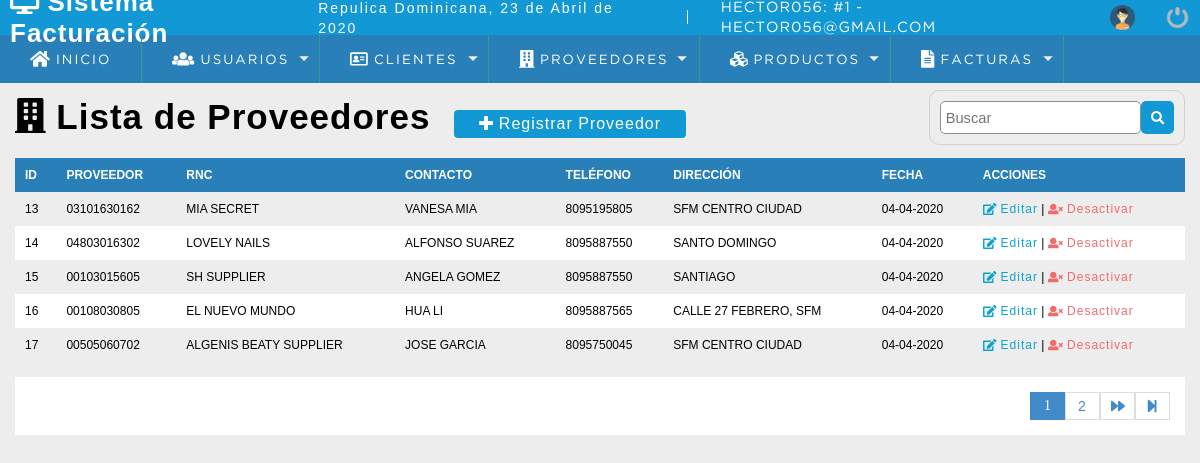
/sistema/lista_proveedor.php (signed in), run on the app's committed database.
### tables this page shows
CREATE TABLE `proveedor` (
  `codproveedor` int(11) NOT NULL,
  `proveedor` varchar(100) NOT NULL,
  `rnc` varchar(15) NOT NULL,
  `contacto` varchar(100) DEFAULT NULL,
  `telefono` bigint(11) NOT NULL,
  `direccion` text NOT NULL,
  `date_add` datetime NOT NULL DEFAULT current_timestamp(),
  `usuario_id` int(11) NOT NULL,
  `estatus` int(11) NOT NULL DEFAULT 1
);

### sistema/lista_proveedor.php (the view, shortened to what this page needs)
<?php
include "../conexion.php";
?>
<!DOCTYPE html>
<html lang="en">
<head>
		<?php include "includes/scripts.php";?>
</head>
<body>
		<?php include "includes/header.php";?>
	<section id="container">
		<h1><i class="fas fa-building"></i> Lista de Proveedores</h1>
		<a href="registro_proveedor.php" class="btn_new"><i class="fas fa-plus"></i> Registrar Proveedor</a>
		<form action="buscar_proveedor.php" method="get" class="formulario_buscar">
			<input type="text" name="busqueda" id="busqueda" placeholder="Buscar">
			<button type="submit"class="btn_buscar"> <i class="fas fa-search"></i></button>
		</form>
		<table>
			<tr>
				<th>ID</th>
				<th>PROVEEDOR</th>
				<th>RNC</th>
				<th>CONTACTO</th>
				<th>TELÉFONO</th>
				<th>DIRECCIÓN</th>
				<th>FECHA</th>
				<th>ACCIONES</th>
			</tr>
			<?php
				$sql_registro = mysqli_query($conexion,"SELECT COUNT(*) AS total_registro FROM 	proveedor WHERE estatus=1");
				$resultado_registro = mysqli_fetch_array($sql_registro);
				$total_registro = $resultado_registro['total_registro'];
				$por_pagina = 5;
					if(empty($_GET['pagina']))
					{
						$pagina=1;
					}else{
						$pagina =$_GET['pagina'];
					}
					$desde = ($pagina-1) * $por_pagina;
					$total_paginas = ceil($total_registro / $por_pagina);
				$query = mysqli_query($conexion,"SELECT * FROM proveedor WHERE estatus = 1  ORDER BY codproveedor ASC LIMIT $desde,$por_pagina");
				$resultado = mysqli_num_rows($query);
				if($resultado > 0){
					while ($data = mysqli_fetch_array($query)){
						$formato = 'Y-m-d H:i:s';
						$fecha = DateTime::createfromformat($formato, $data["date_add"]);
					?>
		  	 <tr>
				<td><?php echo $data['codproveedor']?></td>
				<td><?php echo $data['rnc']?></td>
				<td><?php echo $data['proveedor']?></td>
				<td><?php echo $data['contacto']?></td>
				<td><?php echo $data['telefono']?></td>
				<td><?php echo $data['direccion']?></td>
				<td><?php echo $fecha->format('d-m-Y')?></td>
				<td>
					<a class="link_edit" href="editar_proveedor.php?id=<?php echo $data['codproveedor']; ?>"><i class="fas fa-edit"></i>  Editar</a>
					|
					<a class="link_delete" href="eliminar_confirmar_proveedor.php?id=<?php echo $data['codproveedor'];?>"><i class="fas fa-user-times"></i> Desactivar </a>
				   </td>
				</tr>
			<?php
		  }
		}
	?>
		</table>
		<div class="paginador">
		<ul>
		<?php
					for ($i=1; $i <= $total_paginas; $i++)
				{
					if ($i==$pagina)
					{
					echo '<li class="PageSelected">'.$i.'</li>';
					}else{
					echo '<li><a href="?pagina='.$i.'">'.$i.'</a></li>';
				}
				}
					if($pagina!=$total_paginas)
			{
		?>
				<li><a href="?pagina=<?php echo $pagina+1;?>"><i class="fas fa-forward"></i></a></li>
				<li><a href="?pagina=<?php echo $total_paginas;?>"><i class="fas fa-step-forward"></i></a></li>
				<?php } ?>
			</ul>
		</div>
	</section>
</body>
</html>

### sistema/css/style.css (style rules this page uses)
* { margin: 0; padding: 0; box-sizing: border-box; }
body { background: #ededed; }
h1, h2, h3, h4, h5, h6 { font-family: 'arial'; font-weight: bold; letter-spacing: 1px; }
h1 { font-size: 26px; }
a { text-decoration: none; font-family: arial; letter-spacing: 1px; }
#container { padding: 90px 15px 15px; }
form { background: #fff; margin: auto; padding: 20px 50px; border: 1px solid #d1d1d1 }
input, select { display: block; width: 100%; font-size: 11pt; padding: 5px; border: 1px solid #85929e; border-radius: 5px; }
#container h1 { font-size: 35px; display: inline-block; }
.btn_new { display: inline-block; background: #1198d5; color:#fff; padding: 5px 25px; border-radius: 4px; margin: 20px; }
table { border-collapse: collapse; font-size: 12px; font-family: 'arial'; width :100%; }
table th { text-align: left; padding: 10px; background: #2980b9;; color:#fff; }
table tr:nth-child(odd) { background: #fff; }
table td { padding: 10px; }
.link_edit { color:#0ca4ce; }
.link_delete { color:#f26b6b ; }
.paginador ul { padding: 15px; list-style: none; background: #fff; margin-top: 15px; display: -webkit-flex; display: -moz-flex; display: -ms-flex; display: -o-flex; display: flex; justify-content: flex-end; }
.paginador a, .PageSelected { color: #428bca; border:1px solid #ddd; padding: 5px; display: inline-block; font-size: 14px; text-align: center; width: 35px; }
.PageSelected { color: #fff; background: #428bca; border:1px solid #428bca; }
.formulario_buscar { display: -webkit-flex; display: -moz-flex; display: -ms-flex; display: -o-flex; display: flex; justify-content: flex-end; float: right; background: initial; padding: 10px; border-radius: 10px; }
.formulario_buscar .btn_buscar { background: #1198d5; color:#fff; padding: 0 20px; border:0; cursor: pointer; margin: left 10px; display: flex; border-radius: 5px; padding: 10px; }

### data on the page
proveedor: codproveedor "13", rnc "03101630162", proveedor "MIA SECRET", contacto "VANESA MIA", telefono "8095195805", direccion "SFM CENTRO CIUDAD", date_add "04-04-2020"
proveedor: codproveedor "14", rnc "04803016302", proveedor "LOVELY NAILS", contacto "ALFONSO SUAREZ", telefono "8095887550", direccion "SANTO DOMINGO", date_add "04-04-2020"
proveedor: codproveedor "15", rnc "00103015605", proveedor "SH SUPPLIER", contacto "ANGELA GOMEZ", telefono "8095887550", direccion "SANTIAGO", date_add "04-04-2020"
proveedor: codproveedor "16", rnc "00108030805", proveedor "EL NUEVO MUNDO", contacto "HUA LI", telefono "8095887565", direccion "CALLE 27 FEBRERO, SFM", date_add "04-04-2020"
proveedor: codproveedor "17", rnc "00505060702", proveedor "ALGENIS BEATY SUPPLIER", contacto "JOSE GARCIA", telefono "8095750045", direccion "SFM CENTRO CIUDAD", date_add "04-04-2020"

### other printed values
fechaC() "23 de Abril de 2020"
$_SESSION['user'] "HECTOR056"
$_SESSION['rol'] "1"
$_SESSION['email'] "HECTOR056@GMAIL.COM"
